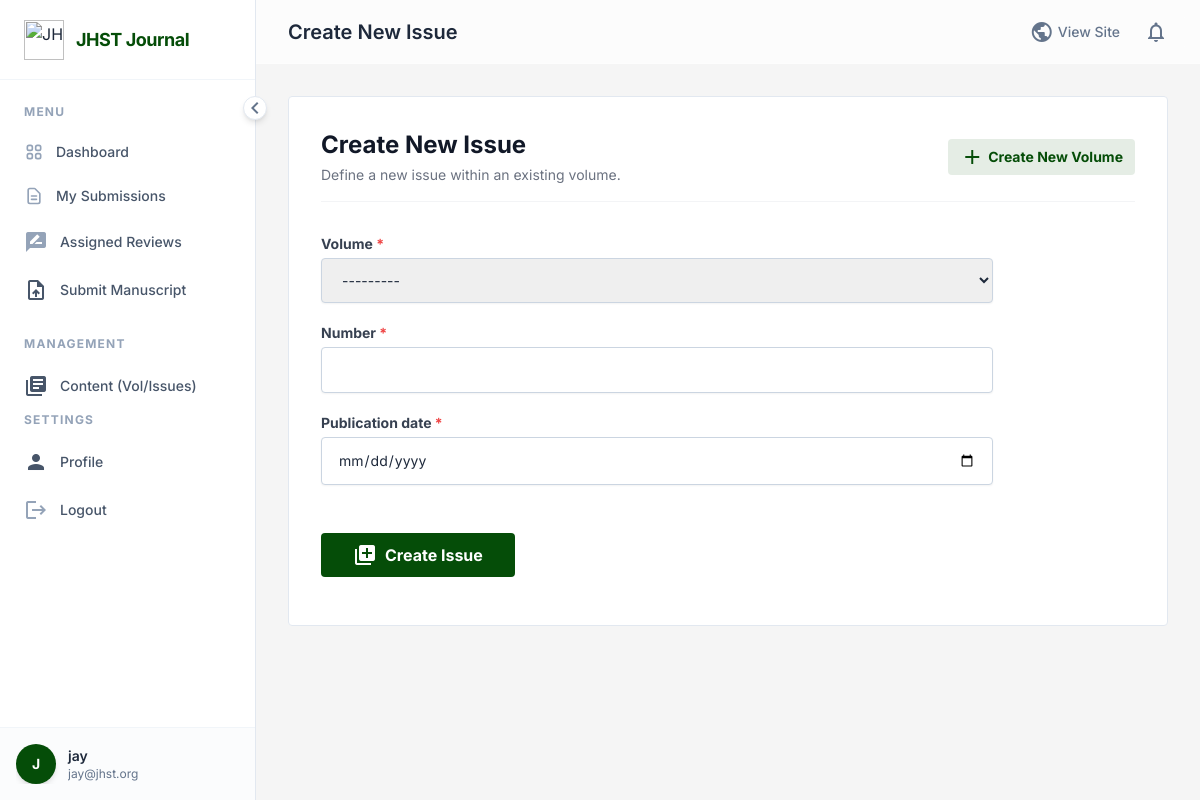
/create_issue/ (signed in), run on the app's committed database.
### journal/models.py (models this page shows, shortened)
class User(AbstractUser):
    is_researcher = models.BooleanField(default=False)
    is_reviewer = models.BooleanField(default=False)
    is_editor = models.BooleanField(default=False)
    affiliation = models.CharField(max_length=255, blank=True)
    avatar = models.ImageField(upload_to='avatars/', blank=True, null=True)

### journal/views.py (the view)
# urls.py: path('create_issue/', views.create_issue, name='create_issue'),
@login_required
def create_issue(request):
    if not request.user.is_editor:
        return redirect('dashboard')
    if request.method == 'POST':
        form = IssueForm(request.POST)
        if form.is_valid():
            issue = form.save()
            messages.success(request, f"Issue {issue} created successfully.")
            return redirect('dashboard')
    else:
        form = IssueForm()
    return render(request, 'dashboard/create_issue.html', {'form': form})

### journal/forms.py
class IssueForm(forms.ModelForm):
    class Meta:
        model = Issue
        fields = ['volume', 'number', 'publication_date']
        widgets = {
            'publication_date': forms.DateInput(attrs={'type': 'date'}),
        }
    def __init__(self, *args, **kwargs):
        super().__init__(*args, **kwargs)
        for field in self.fields.values():
            field.widget.attrs.update({
                'class': 'w-full px-4 py-3 border border-slate-300 rounded shadow-sm focus:outline-none focus:ring-2 focus:ring-primary/50 focus:border-primary text-sm dark:bg-card-dark dark:border-slate-600 dark:text-white transition-all duration-200'
            })

### journal/models.py (called while the page is built)
    def __str__(self):
        return f"Vol {self.number} ({self.year})"

### templates/dashboard/create_issue.html (shortened to what this page needs)
﻿{% extends 'dashboard/dashboard_base.html' %} {% block dashboard_title %}Create
New Issue{% endblock %} {% block content %}
<div class="max-w-5xl mx-auto">
  <div
    class="bg-white dark:bg-card-dark border border-border-light dark:border-border-dark rounded p-8"
  >
    <div
      class="flex justify-between items-center mb-8 border-b border-gray-100 dark:border-gray-700 pb-4"
    >
      <div>
        <h2
          class="text-2xl font-display font-bold text-gray-900 dark:text-white"
        >
          Create New Issue
        </h2>
        <p class="text-sm text-gray-500 mt-1">
          Define a new issue within an existing volume.
        </p>
      </div>
      <a
        href="{% url 'create_volume' %}"
        class="text-sm font-bold text-primary hover:text-primary-dark flex items-center bg-primary/10 px-3 py-1.5 rounded transition"
        ><span class="material-icons text-sm mr-1">add</span> Create New
        Volume</a
      >
    </div>
    <div class="max-w-2xl">
      <form method="post" class="space-y-6">
        <div class="space-y-5">
          {% for field in form %}
          <div>
            <label
              for="{{ field.id_for_label }}"
              class="block text-sm font-bold text-gray-700 dark:text-gray-300 mb-1"
            >
              {{ field.label }} {% if field.field.required %}<span
                class="text-red-500"
                >*</span
              >{% endif %}
            </label>
            {{ field }}
          </div>
          {% endfor %}
        </div>
        <div class="pt-6">
          <button
            type="submit"
            class="bg-primary text-white font-bold py-2.5 px-8 rounded hover:bg-opacity-90 transition flex items-center"
          >
            <span class="material-icons text-sm mr-2">library_add</span> Create
            Issue
          </button>
        </div>
      </form>
    </div>
  </div>
</div>
{% endblock %}

### templates/dashboard/dashboard_base.html (shortened to what this page needs)
{% load static %}
<!DOCTYPE html>
<html lang="en" class="scroll-smooth">
  <head>
    <script src="https://cdn.tailwindcss.com"></script>
  </head>
  <body
    class="bg-[#ededed]/50 dark:bg-bg-dark text-slate-800 dark:text-gray-100 font-sans antialiased min-h-screen flex overflow-hidden"
  >
    <aside
      id="sidebar"
      class="bg-white dark:bg-card-dark border-r border-slate-200 dark:border-slate-700 flex flex-col fixed h-full z-40 sidebar-transition w-64 shadow-2xl md:shadow-none transform -translate-x-full md:translate-x-0"
    >
      <div
        class="h-20 flex items-center px-6 border-b border-slate-100 dark:border-slate-800/50"
      >
        <a
          href="{% url 'index' %}"
          class="flex items-center gap-3 overflow-hidden whitespace-nowrap"
        >
          <img
            src="{% static 'assets/images/jhst-logo.png' %}"
            alt="JHST Logo"
            class="h-10 w-auto object-contain flex-shrink-0"
          />
          <span
            class="font-display font-bold text-lg tracking-tight text-primary dark:text-white sidebar-header-text transition-opacity duration-300"
          >
            JHST Journal
          </span>
        </a>
      </div>
      <nav class="flex-1 overflow-y-auto py-6 px-3 space-y-1 no-scrollbar">
        <div class="mb-6">
          <p
            class="px-3 text-xs font-bold text-slate-400 uppercase tracking-widest mb-3 section-label transition-opacity duration-300"
          >
            Menu
          </p>
          <a
            href="{% url 'dashboard' %}"
            class="sidebar-link group flex items-center px-3 py-2.5 text-sm font-medium text-slate-600 dark:text-gray-300 rounded hover:text-primary dark:hover:text-white transition-colors duration-200 mb-1 {% if request.resolver_match.url_name == 'dashboard' %}active{% endif %}"
            title="Dashboard"
          >
            <span class="link-text whitespace-nowrap">Dashboard</span>
          </a>
          <a
            href="{% url 'my_submissions' %}"
            class="sidebar-link group flex items-center px-3 py-2.5 text-sm font-medium text-slate-600 dark:text-gray-300 rounded hover:text-primary dark:hover:text-white transition-colors duration-200 mb-1 {% if request.resolver_match.url_name == 'my_submissions' %}active{% endif %}"
            title="My Submissions"
          >
            <span class="link-text whitespace-nowrap">My Submissions</span>
          </a>
          {% if user.is_reviewer %}
          <a
            href="{% url 'assigned_reviews' %}"
            class="sidebar-link group flex items-center px-3 py-2.5 text-sm font-medium text-slate-600 dark:text-gray-300 rounded hover:text-primary dark:hover:text-white transition-colors duration-200 mb-1 {% if request.resolver_match.url_name == 'assigned_reviews' %}active{% endif %}"
            title="Assigned Reviews"
          >
            <span
              class="material-icons text-xl mr-3 text-slate-400 group-hover:text-primary transition-colors"
              >rate_review</span
            >
            <span class="link-text whitespace-nowrap">Assigned Reviews</span>
          </a>
          {% endif %} {% if user.is_researcher %}
          <a
            href="{% url 'submit_manuscript' %}"
            class="sidebar-link group flex items-center px-3 py-2.5 text-sm font-medium text-slate-600 dark:text-gray-300 rounded hover:text-primary dark:hover:text-white transition-colors duration-200 mb-1"
            title="Submit Manuscript"
          >
            <span
              class="material-icons text-xl mr-3 group-hover:text-primary transition-colors"
              >upload_file</span
            >
            <span class="link-text whitespace-nowrap">Submit Manuscript</span>
          </a>
          {% endif %}
        </div>
        {% if user.is_editor %}
        <div class="mb-6">
          <p
            class="px-3 text-xs font-bold text-slate-400 uppercase tracking-widest mb-3 section-label transition-opacity duration-300"
          >
            Management
          </p>
          <a
            href="{% url 'manage_volumes' %}"
            class="sidebar-link group flex items-center px-3 py-2.5 text-sm font-medium text-slate-600 dark:text-gray-300 rounded hover:text-primary dark:hover:text-white transition-colors duration-200 mb-1 {% if request.resolver_match.url_name == 'manage_volumes' %}active{% endif %}"
            title="Volumes & Issues"
          >
            <span
              class="material-icons text-xl mr-3 group-hover:text-primary transition-colors"
              >library_books</span
            >
            <span class="link-text whitespace-nowrap"
              >Content (Vol/Issues)</span
            >
          </a>
        </div>
        {% endif %}
        <div class="mb-6">
          <p
            class="px-3 text-xs font-bold text-slate-400 uppercase tracking-widest mb-3 section-label transition-opacity duration-300"
          >
            Settings
          </p>
          <a
            href="{% url 'profile' %}"
            class="sidebar-link group flex items-center px-3 py-2.5 text-sm font-medium text-slate-600 dark:text-gray-300 rounded hover:text-primary dark:hover:text-white transition-colors duration-200 mb-1 {% if request.resolver_match.url_name == 'profile' %}active{% endif %}"
            title="Profile"
          >
            <span
              class="material-icons text-xl mr-3 group-hover:text-primary transition-colors"
              >person</span
            >
            <span class="link-text whitespace-nowrap">Profile</span>
          </a>
          <form action="{% url 'logout' %}" method="post" class="w-full">
            <button
              type="submit"
              class="sidebar-link group w-full flex items-center px-3 py-2.5 text-sm font-medium text-slate-600 dark:text-gray-300 rounded hover:bg-red-50 dark:hover:bg-red-900/10 hover:text-red-600 transition-colors duration-200"
              title="Logout"
            >
              <span
                class="material-icons text-xl mr-3 text-slate-400 group-hover:text-red-500 transition-colors"
                >logout</span
              >
              <span class="link-text whitespace-nowrap">Logout</span>
            </button>
          </form>
        </div>
      </nav>
      <div
        class="p-4 border-t border-slate-100 dark:border-slate-800/50 bg-slate-50/50 dark:bg-slate-900/50"
      >
        <div class="flex items-center overflow-hidden whitespace-nowrap">
          {% if user.avatar %}
          <img
            class="h-10 w-10 rounded-full object-cover shadow-md flex-shrink-0"
            src="{{ user.avatar.url }}"
            alt="{{ user.username }}"
          />
          {% else %}
          <div
            class="h-10 w-10 rounded-full bg-primary text-white flex items-center justify-center font-bold text-sm shadow-md flex-shrink-0"
          >
            {{ user.username|slice:":1"|upper }}
          </div>
          {% endif %}
          <div class="ml-3 user-info transition-opacity duration-300">
            <p class="text-sm font-semibold text-slate-800 dark:text-gray-200">
              {{ user.username }}
            </p>
            <p class="text-xs text-slate-500 truncate max-w-[140px]">
              {{ user.email }}
            </p>
          </div>
        </div>
      </div>
      <button
        id="sidebar-collapse-btn"
        class="absolute -right-3 top-24 bg-white dark:bg-slate-800 border border-slate-200 dark:border-slate-600 rounded-full p-1 shadow-md hidden md:flex items-center justify-center text-slate-500 hover:text-primary transition-transform duration-300 z-50 w-6 h-6"
        aria-label="Toggle Sidebar"
      >
        <span
          class="material-icons text-sm transform transition-transform duration-300"
          id="collapse-icon"
          >chevron_left</span
        >
      </button>
    </aside>
    <div
      id="main-content"
      class="flex-1 md:ml-64 flex flex-col h-screen overflow-hidden main-content-transition"
    >
      <header
        class="glass sticky top-0 z-20 h-16 flex items-center justify-between px-6 md:px-8"
      >
        <div class="flex items-center">
          <h1
            class="text-xl font-display font-semibold text-slate-800 dark:text-white hidden sm:block"
          >
            {% block dashboard_title %}Overview{% endblock %}
          </h1>
        </div>
        <div class="flex items-center space-x-6">
          <a
            href="{% url 'index' %}"
            class="text-sm font-medium text-slate-500 hover:text-primary transition-colors flex items-center gap-1"
          >
            <span class="material-icons text-base">public</span>
            <span class="hidden sm:inline">View Site</span>
          </a>
          <div
            class="relative notification-bell cursor-pointer"
            id="notification-bell"
          >
            <span
              class="material-icons text-slate-500 hover:text-primary transition-colors"
              >notifications_none</span
            >
          </div>
        </div>
      </header>
      <main class="p-6 md:p-8 overflow-y-auto flex-1">
        <div class="mx-auto max-w-7xl animate-fade-in-up">
          {% block content %}{% endblock %}
        </div>
      </main>
    </div>
  </body>
</html>

### templates/dashboard/dashboard_base.html (style rules this page uses)
body { font-family: "Inter", sans-serif; }
.sidebar-transition { transition: width 0.3s cubic-bezier(0.4, 0, 0.2, 1), transform 0.3s cubic-bezier(0.4, 0, 0.2, 1); }
.main-content-transition { transition: margin-left 0.3s cubic-bezier(0.4, 0, 0.2, 1); }
.sidebar-link { position: relative; overflow: hidden; }
.sidebar-link::before { content: ""; position: absolute; left: 0; top: 0; bottom: 0; width: 3px; background-color: #054d08; transform: scaleY(0); transition: transform 0.2s ease; border-top-right-radius: 4px; border-bottom-right-radius: 4px; }
.glass { background: rgba(255, 255, 255, 0.7); backdrop-filter: blur(10px); -webkit-backdrop-filter: blur(10px); border-bottom: 1px solid rgba(255, 255, 255, 0.3); }
.no-scrollbar { -ms-overflow-style: none; scrollbar-width: none; }
* { scrollbar-width: thin; scrollbar-color: rgba(156, 163, 175, 0.5) transparent; }
.animate-fade-in-up { animation: fadeInUp 0.5s ease-out forwards; }

### data on the page
User: username "J", username "jay", email "jay@jhst.org"

### other printed values
{{ field.label }} "Volume" "Number" "Publication date"
